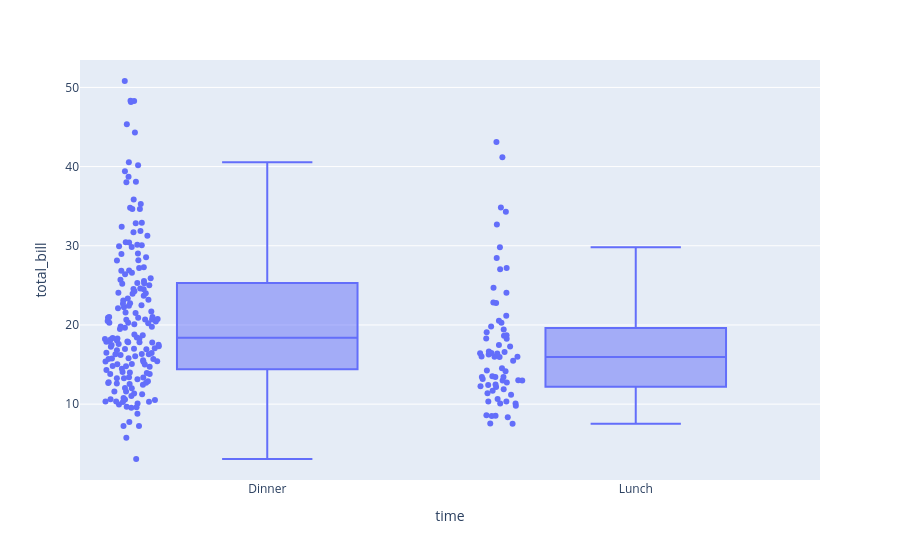

The code cell stored with this chart in its notebook:
### Markdown cell above
**Boxplots combinados con jitter plots**

### Code cell
import plotly.express as px
df = px.data.tips()
fig = px.box(df, x="time", y="total_bill", points="all")
fig.show()

### Figure 1 — Plotly figure (JSON) as saved in the notebook; plotly's stock layout.template omitted (floating-point values rounded to 4 significant figures; data arrays with more than 128 entries replaced by an {"elided": "..."} marker saying what was removed)
{"data": [{"alignmentgroup": "True", "boxpoints": "all", "hovertemplate": "time=%{x}<br>total_bill=%{y}<extra></extra>", "legendgroup": "", "marker": {"color": "#636efa"}, "name": "", "notched": false, "offsetgroup": "", "orientation": "v", "showlegend": false, "type": "box", "x": {"elided": "244 str values"}, "x0": " ", "xaxis": "x", "y": {"elided": "244 float values"}, "y0": " ", "yaxis": "y"}], "layout": {"autosize": true, "boxmode": "group", "legend": {"tracegroupgap": 0}, "margin": {"t": 60}, "xaxis": {"anchor": "y", "autorange": true, "domain": [0, 1], "range": [-0.5064, 1.5], "title": {"text": "time"}, "type": "category"}, "yaxis": {"anchor": "x", "autorange": true, "domain": [0, 1], "range": [0.4178, 53.46], "title": {"text": "total_bill"}, "type": "linear"}}}
